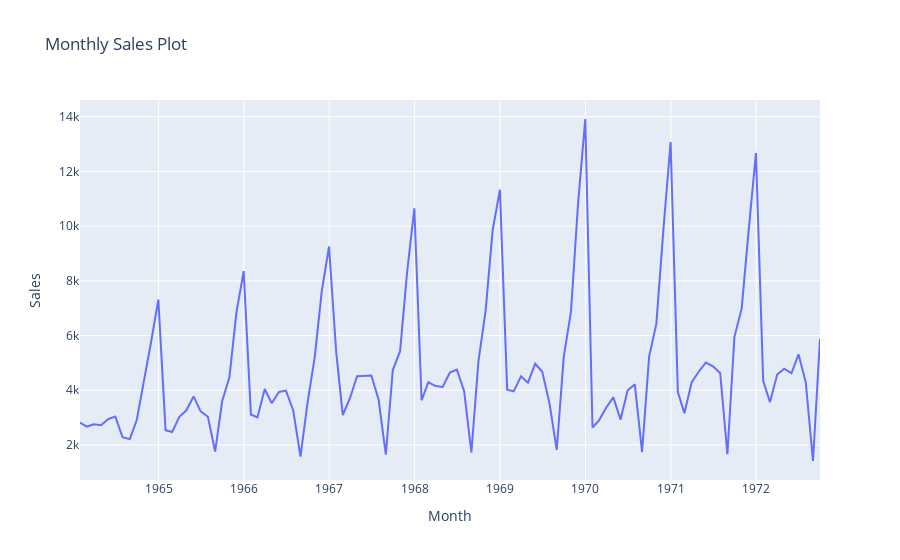

This figure's notebook cell:
### Markdown cell above
## Step 2: Visualize the Data

### Code cell
import plotly.express as px
# Set up Plotly for interactive notebook output
from plotly.offline import init_notebook_mode
init_notebook_mode(connected=True)
# Resample the data to get monthly totals
monthly_df = df.resample('M').sum()

# Create an interactive line plot
fig = px.line(monthly_df, x=monthly_df.index, y='Sales', title='Monthly Sales Plot')
fig.update_xaxes(title_text='Month')  #x axis
fig.update_yaxes(title_text='Sales')  # y axis
fig.show()
